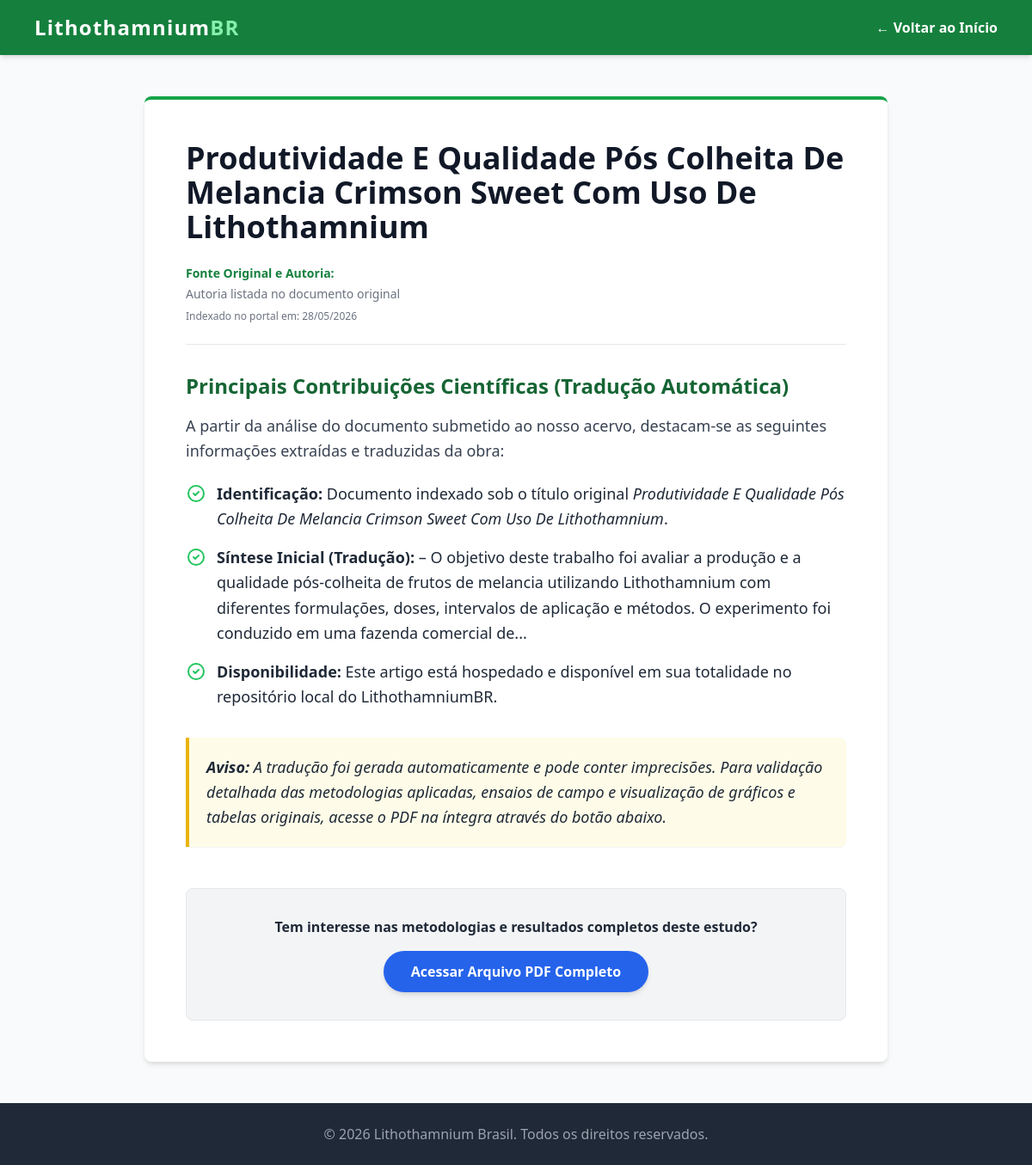
/artigo/9, run on an earlier commit of the app's database.
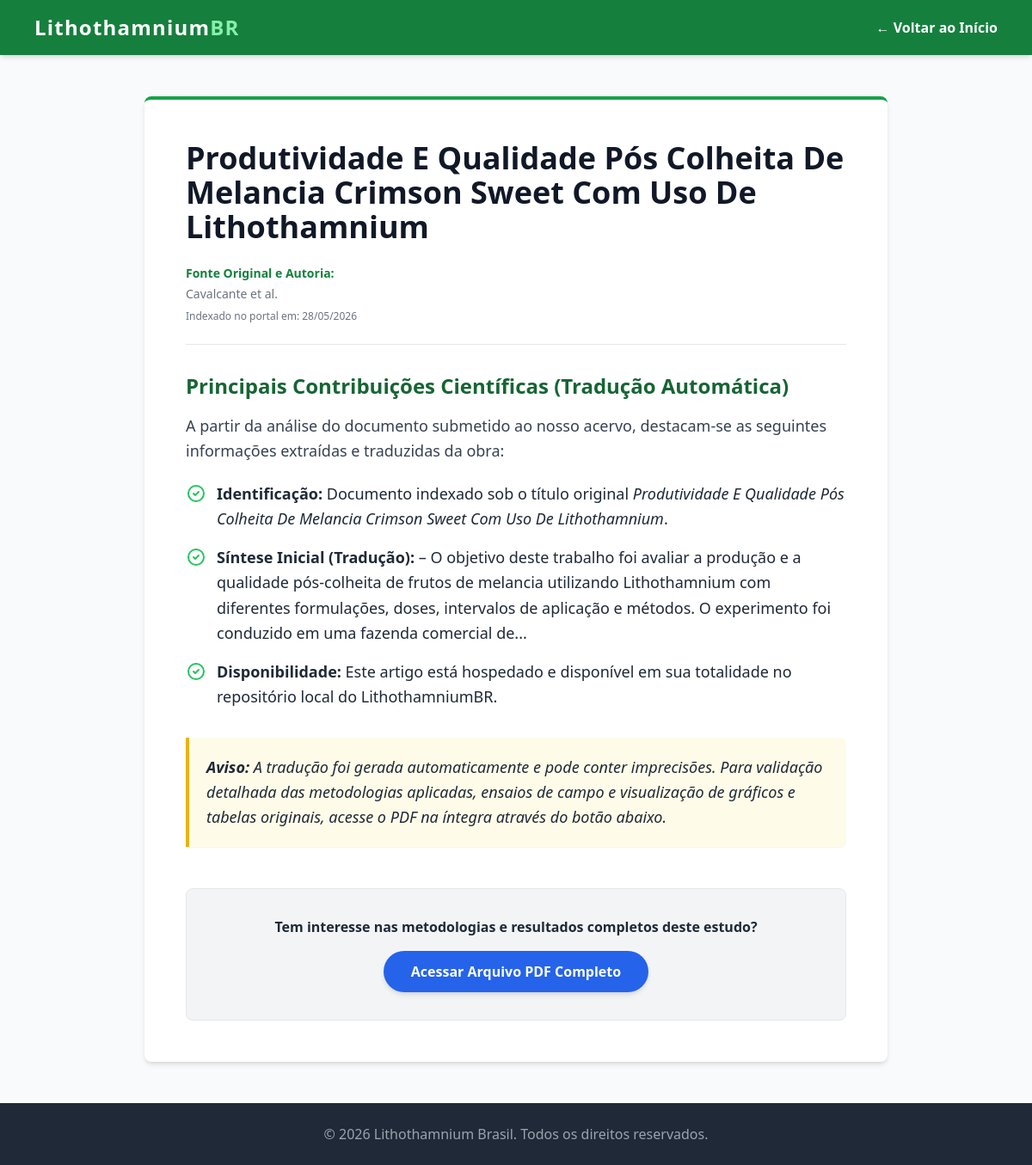
And on a later commit of the database.
### tables this page shows
CREATE TABLE pesquisas (
            id INTEGER PRIMARY KEY AUTOINCREMENT,
            titulo TEXT,
            autores TEXT,
            resumo TEXT,
            conteudo TEXT,
            link_original TEXT UNIQUE,
            data_coleta TEXT,
            imagem TEXT
        );

### app.py (the view)
@app.route('/artigo/<int:id>')
def artigo(id):
    conn = conectar_banco()
    cursor = conn.cursor()
    cursor.execute('SELECT * FROM pesquisas WHERE id = ?', (id,))
    pesquisa = cursor.fetchone()
    conn.close()
    if pesquisa is None:
        return "Artigo não encontrado", 404
    return render_template('artigo.html', pesquisa=pesquisa)

### app.py (called while the page is built)
def conectar_banco():
    diretorio_atual = os.path.dirname(os.path.abspath(__file__))
    caminho_banco = os.path.join(diretorio_atual, 'pesquisas.db')
    caminho_uri = Path(caminho_banco).as_uri()
    conn = sqlite3.connect(f"{caminho_uri}?mode=ro", uri=True)
    conn.row_factory = sqlite3.Row
    return conn

### templates/artigo.html (shortened to what this page needs)
<!DOCTYPE html>
<html lang="pt-BR">
<head>
    <script src="https://cdn.tailwindcss.com"></script>
</head>
<body class="bg-gray-50 text-gray-800 font-sans min-h-screen flex flex-col">
    <nav class="bg-green-700 text-white shadow-md">
        <div class="max-w-6xl mx-auto px-4 py-4 flex justify-between items-center">
            <a href="/" class="text-2xl font-bold tracking-wider hover:text-green-300 transition">Lithothamnium<span class="text-green-300">BR</span></a>
            <a href="/" class="font-semibold hover:text-green-300 transition">&larr; Voltar ao Início</a>
        </div>
    </nav>
    <main class="flex-grow w-full max-w-4xl mx-auto px-4 py-12">
        <article class="bg-white p-8 md:p-12 rounded-lg shadow-md border-t-4 border-green-600">
            <h1 class="text-3xl md:text-4xl font-extrabold text-gray-900 mb-6 leading-tight">{{ pesquisa.titulo }}</h1>
            <div class="text-sm text-gray-500 mb-8 border-b border-gray-200 pb-6">
                <p class="font-semibold mb-1 text-green-700">Fonte Original e Autoria:</p>
                <p>{{ pesquisa.autores }}</p>
                <p class="mt-2 text-xs">Indexado no portal em: {{ pesquisa.data_coleta }}</p>
            </div>
            <div class="prose max-w-none text-gray-700 text-lg leading-relaxed mb-10">
                {{ pesquisa.conteudo | safe }}
            </div>
            <div class="bg-gray-100 p-8 rounded-lg text-center border border-gray-200 mt-12">
                <p class="text-gray-800 mb-4 font-semibold">Tem interesse nas metodologias e resultados completos deste estudo?</p>
                <a href="{{ pesquisa.link_original }}" target="_blank" rel="noopener noreferrer" class="inline-block bg-blue-600 hover:bg-blue-700 text-white font-bold py-3 px-8 rounded-full transition shadow-md">
                    Acessar Arquivo PDF Completo
                </a>
            </div>
        </article>
    </main>
    <footer class="bg-gray-800 text-gray-400 py-6 text-center mt-auto">
        <p>&copy; 2026 Lithothamnium Brasil. Todos os direitos reservados.</p>
    </footer>
</body>
</html>

What changed in the data, as far as the page shows it:
changed pesquisas: autores "Autoria listada no documento original" → "Cavalcante et al."
